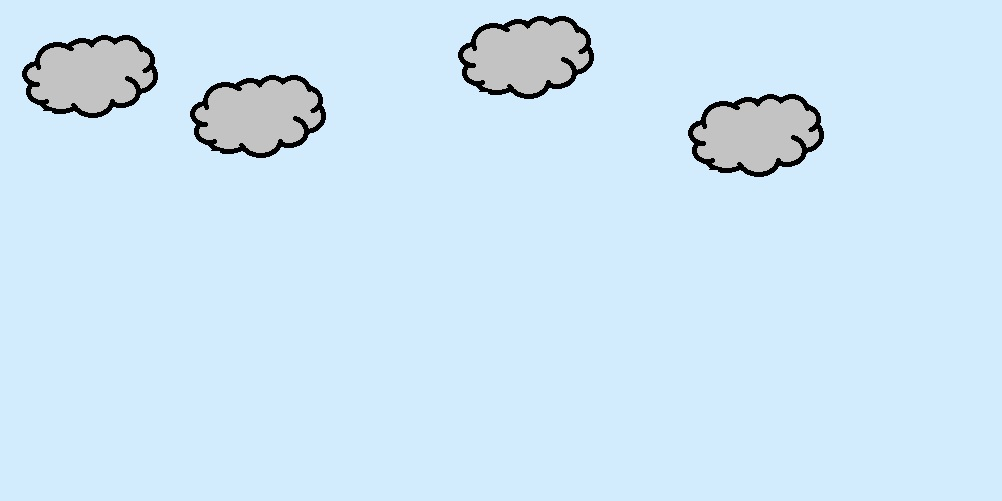
#> input picture main.jpg, 1002 x 501 px
$ python multi_image_animation.py
#> lines starting #> are read from the running program, lines starting #| are printed output that depends on the picture
import cv2
import time
import random
speed=4
def getFirstImage(name):
#> called with name = 'main.jpg'
    global speed
    a=cv2.imread(r'{}'.format(name))
#> a is the input picture: shape (501, 1002, 3); mean B, G, R 245.9, 230, 205.9
    lenx=len(a[1,:])
#> lenx = 1002
    leny=len(a[:,1])
#> leny = 501
    modx=lenx%speed
#> modx = 2
    mody=leny%speed
#> mody = 1
    if(modx!=0 or mody!=0):
        if modx!=0:
            lenx+=modx
#> lenx = 1004
        if mody!=0:
            leny+=mody
#> leny = 502
        a=cv2.resize(a,(lenx,leny),interpolation=cv2.INTER_AREA)
#> a: shape (502, 1004, 3)
    return a
r=getFirstImage('main.jpg')
imagex=len(r[1,:])
#> imagex = 1004
imagey=len(r[:,1])
#> imagey = 502
def getAnotherImage(name):
#> called with name = 'two.jpg'
    a=cv2.imread(r'{}'.format(name))
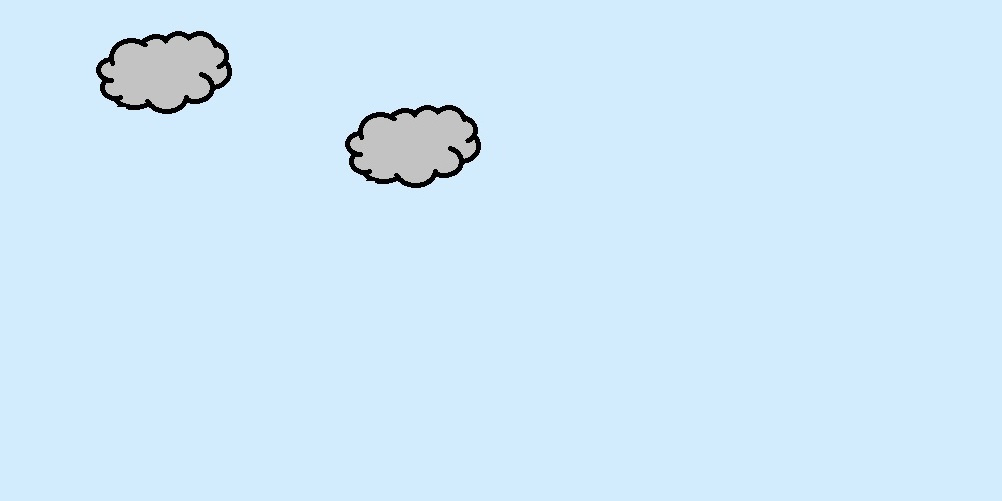
#> input picture two.jpg, 1002 x 501 px
#> a is the input picture: shape (501, 1002, 3); mean B, G, R 249.4, 233, 207.9
    global imagex, imagey
    a=cv2.resize(a,(imagex,imagey),interpolation=cv2.INTER_AREA)
#> a: shape (502, 1004, 3)
    return a
s=getAnotherImage('two.jpg')
t=getAnotherImage('three.jpg')
#> call 2 of getAnotherImage, with name = 'three.jpg'
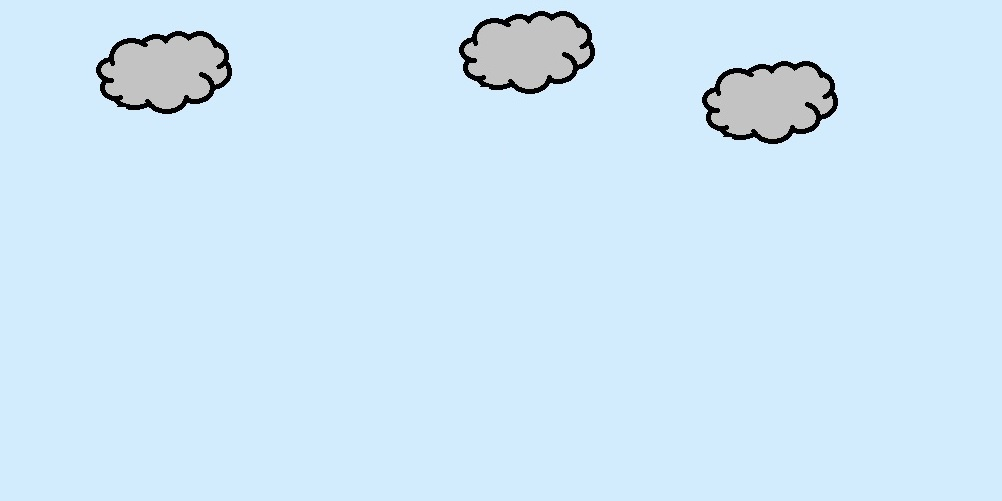
#> input picture three.jpg, 1002 x 501 px
#> in getAnotherImage, a is the input picture: shape (501, 1002, 3); mean B, G, R 247.7, 231.5, 206.9
u=getAnotherImage('one.jpg')
#> call 3 of getAnotherImage, with name = 'one.jpg'
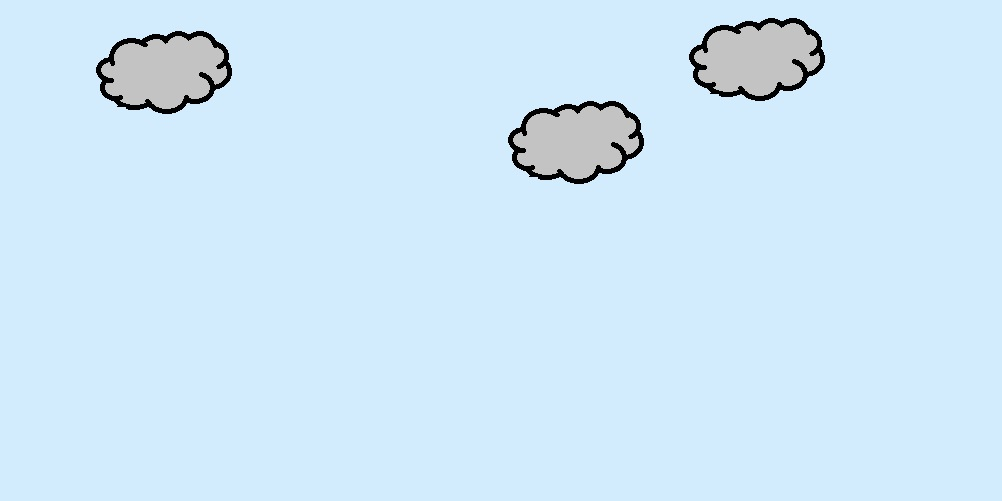
#> input picture one.jpg, 1002 x 501 px
#> in getAnotherImage, a is the input picture: shape (501, 1002, 3); mean B, G, R 247.7, 231.5, 206.9
dino=cv2.imread(r'dino.jpg')
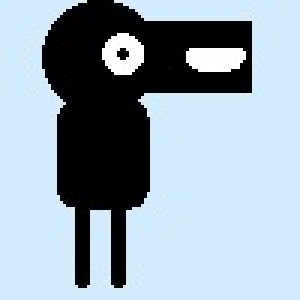
#> input picture dino.jpg, 100 x 100 px (shown 3 times larger)
#> dino is the input picture: shape (100, 100, 3); mean B, G, R 179.3, 167.6, 150.4
population=[r,s,t,u]
i=population[0].copy()
flag=0
flag2=0
flag3=1
old_i=population[0].copy()
while(True):
    count=0
    if(flag==1):
        count=-1
    random.shuffle(population)
    while(count<len(population)-1):
        x=0
        recount=count+1
        j=population[recount].copy()
        while(x!=len(j[1,:])):
            x+=speed
            a=0
            b=speed
            d=len(i[1,:])
#> d = 1004
            c=d-b
#> c = 1000
            copy1=j[:,a:b].copy()
            copy2=j[:,b:d].copy()
            copy3=i[:,b:d].copy()
            new_var=0
            while(new_var<1):
                ranger=range(0,994)
                i[387:390,:]=0
                range1=random.choice(ranger)
                i[392:395,range1:range1+6]=45
                new_var+=1
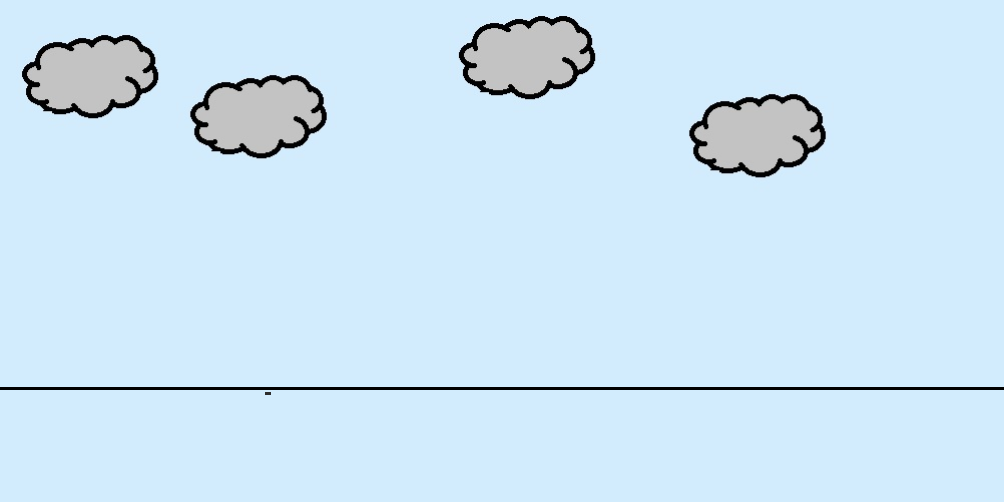
#> i: shape (502, 1004, 3); mean of channels 0, 1, 2 244.4, 228.6, 204.6; drawn as B, G, R
            cv2.imshow('show',i)
            key=cv2.waitKey(10)
#> (key Esc is pressed here)
            i[:,a:c]=copy3
            i[:,c:]=copy1
#> i: shape (502, 1004, 3); mean of channels 0, 1, 2 245.9, 230, 205.8
            j[:,a:c]=copy2
            if flag2==0:
                old_i[320:420,100:200]=i[320:420,100:200].copy()
                flag2=1
            if flag2==1 and flag3==1:
                i[320:420,100:200]=dino.copy()
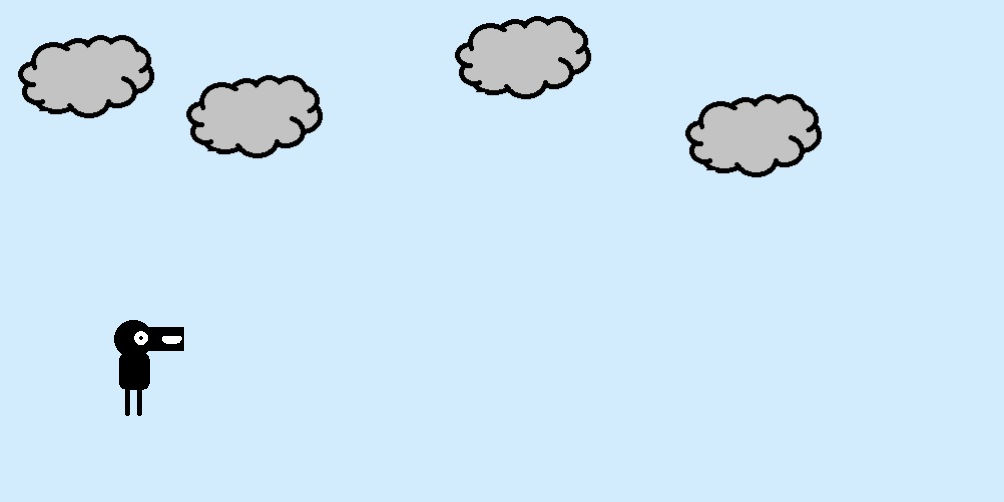
#> i: shape (502, 1004, 3); mean of channels 0, 1, 2 244.4, 228.7, 204.7; drawn as B, G, R
            if key==ord('w'):
                flag3=0
            if flag3==0:
                i[320:420,100:200]=old_i[320:420,100:200]
                pixcounter=0
                while(pixcounter<100):
                    a1=320-pixcounter
                    b1=420-pixcounter
                    delay=0
                    while(delay!=1000):
                        delay+=1
                        pass
                    pixcounter+=1
                    q1=i[a1:b1,100:200].copy()
                    i[a1:b1,100:200]=q1
                    i[320-pixcounter:420-pixcounter,100:200]=dino.copy()

        count+=1
        flag=1
